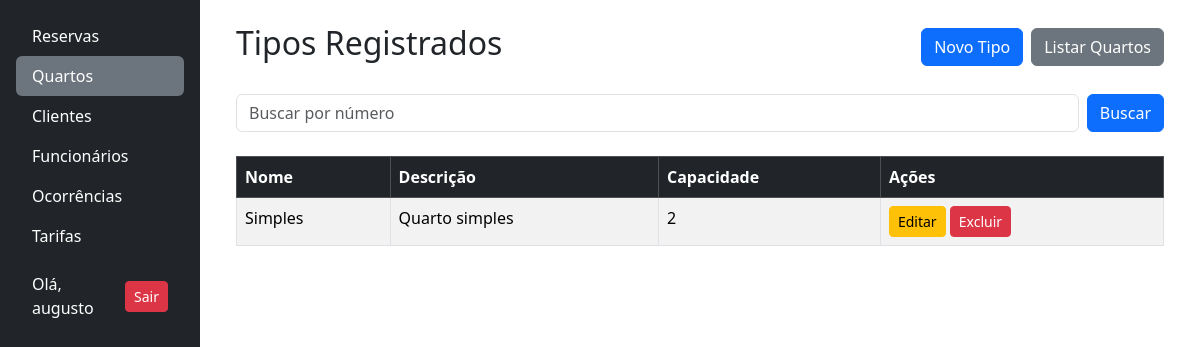
/quartos/tipos_quarto/ (signed in), run on an earlier commit of the app's database.
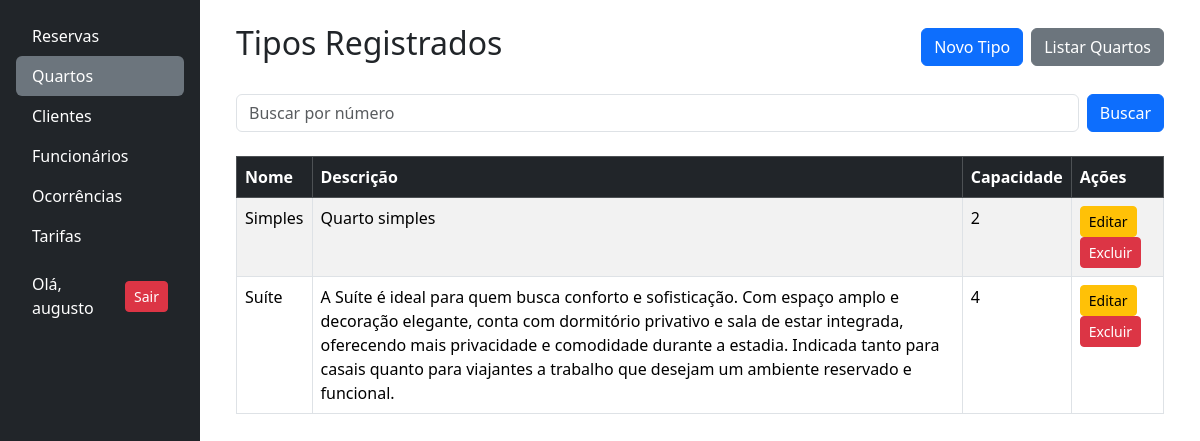
And on a later commit of the database.
### quartos/models.py (models this page shows, shortened)
class TipoQuarto(models.Model):
    nome = models.CharField(max_length=100, unique=True, blank=False)
    descricao = models.TextField(max_length=400, blank=True, null=True)
    capacidade = models.IntegerField(verbose_name="Capacidade", blank=False)

### quartos/views.py (the view)
# urls.py: path('tipos_quarto/', views.tipos, name='tipos_quarto'),
@login_required
def tipos(request):
    query = request.GET.get('busca', '')
    if query:
        tipos = TipoQuarto.objects.filter(nome__icontains=query)
    else:
        tipos = TipoQuarto.objects.all()
    dados = {
        'tipos': tipos,
        'query': query,
    }
    return render(request, 'quartos/listar_tipos.html', dados)

### quartos/templates/quartos/listar_tipos.html
{% extends 'base.html' %}
{% block content %}
<div class="container">
    <div class="d-flex justify-content-between align-items-center mb-4">
        <h2>Tipos Registrados</h2>
        <div class="d-grid gap-2 d-md-flex justify-content-md-start">
            <a href="{% url 'cadastrar_tipo' %}" class="btn btn-primary">Novo Tipo</a>
            <a href="{% url 'quartos'%}" class="btn btn-secondary">Listar Quartos</a>
        </div>
    </div>
   {% include 'partials/_busca.html' with placeholder_text="Buscar por número" %}
  <table class="table table-striped table-bordered mt-4">
    <thead class="table-dark">
      <tr>
        <th>
          <a href="{% url 'ordenar_tipo' 'nome' %}?busca={{query}}" class="text-white text-decoration-none">Nome</a>
        </th>
        <th>
          <a href="{% url 'ordenar_tipo' 'descricao' %}?busca={{query}}" class="text-white text-decoration-none">Descrição</a>
        </th>
        <th>
          <a href="{% url 'ordenar_tipo' 'capacidade' %}?busca={{query}}" class="text-white text-decoration-none">Capacidade</a>
        </th>
        <th>Ações</th>
      </tr>
    </thead>
    <tbody>
      {% for tipo in tipos %}
        <tr>
          <td>{{ tipo.nome }}</td>
          <td>{{ tipo.descricao }}</td>
          <td>{{ tipo.capacidade }}</td>
            <td>
              <a href="{% url 'editar_tipo' tipo.id  %}" class="btn btn-sm btn-warning">Editar</a>
              <a href="{% url 'excluir_tipo' tipo.id  %}" class="btn btn-sm btn-danger">Excluir</a>
            </td>
        </tr>
      {% empty %}
        <tr>
          <td colspan="7" class="text-center">Nenhum Tipo encontrado.</td>
        </tr>
      {% endfor %}
    </tbody>
  </table>
</div>
{% endblock %}

What changed in the data, as far as the page shows it:
added TipoQuarto: nome "Suíte", descricao "A Suíte é ideal para quem busca conforto e sofisticação. Com espaço amplo e decoração elegante, conta com dormitório privativo e sala de estar integrada, oferecendo mais privacidade e comodidade durante a estadia. Indicada tanto para casais quanto para viajantes a trabalho que desejam um ambiente reservado e funcional.", capacidade "4"
